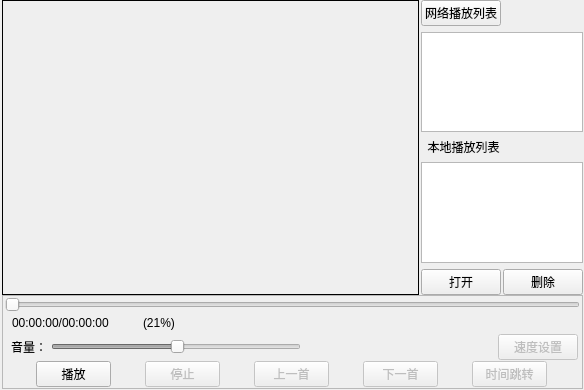
<?xml version="1.0" encoding="UTF-8"?>
<ui version="4.0">
 <class>Widget</class>
 <widget class="QWidget" name="Widget">
  <property name="geometry">
   <rect>
    <x>0</x>
    <y>0</y>
    <width>584</width>
    <height>390</height>
   </rect>
  </property>
  <property name="minimumSize">
   <size>
    <width>500</width>
    <height>380</height>
   </size>
  </property>
  <property name="windowTitle">
   <string>暴风影音</string>
  </property>
  <property name="windowIcon">
   <iconset resource="resource.qrc">
    <normaloff>:/resource/title_icon.jpg</normaloff>:/resource/title_icon.jpg</iconset>
  </property>
  <layout class="QVBoxLayout" name="verticalLayout_2">
   <property name="spacing">
    <number>0</number>
   </property>
   <property name="leftMargin">
    <number>2</number>
   </property>
   <property name="topMargin">
    <number>0</number>
   </property>
   <property name="rightMargin">
    <number>1</number>
   </property>
   <property name="bottomMargin">
    <number>1</number>
   </property>
   <item>
    <layout class="QGridLayout" name="gridLayout" rowstretch="0,0,0,0,0" rowminimumheight="0,0,0,0,0">
     <property name="horizontalSpacing">
      <number>2</number>
     </property>
     <property name="verticalSpacing">
      <number>6</number>
     </property>
     <item row="0" column="1">
      <widget class="QPushButton" name="btn_networkPlay">
       <property name="text">
        <string>网络播放列表</string>
       </property>
      </widget>
     </item>
     <item row="1" column="1" colspan="2">
      <widget class="QListWidget" name="playlist_net">
       <property name="sizePolicy">
        <sizepolicy hsizetype="Expanding" vsizetype="Expanding">
         <horstretch>0</horstretch>
         <verstretch>0</verstretch>
        </sizepolicy>
       </property>
       <property name="maximumSize">
        <size>
         <width>16777215</width>
         <height>16777215</height>
        </size>
       </property>
      </widget>
     </item>
     <item row="2" column="1" colspan="2">
      <widget class="QLabel" name="label_local">
       <property name="sizePolicy">
        <sizepolicy hsizetype="Preferred" vsizetype="Fixed">
         <horstretch>0</horstretch>
         <verstretch>0</verstretch>
        </sizepolicy>
       </property>
       <property name="text">
        <string>  本地播放列表</string>
       </property>
      </widget>
     </item>
     <item row="3" column="1" colspan="2">
      <widget class="QListWidget" name="playlist">
       <property name="sizePolicy">
        <sizepolicy hsizetype="Expanding" vsizetype="Expanding">
         <horstretch>0</horstretch>
         <verstretch>0</verstretch>
        </sizepolicy>
       </property>
       <property name="maximumSize">
        <size>
         <width>16777215</width>
         <height>16777215</height>
        </size>
       </property>
       <property name="viewMode">
        <enum>QListView::ListMode</enum>
       </property>
      </widget>
     </item>
     <item row="4" column="1">
      <widget class="QPushButton" name="btn_add">
       <property name="sizePolicy">
        <sizepolicy hsizetype="Fixed" vsizetype="Fixed">
         <horstretch>0</horstretch>
         <verstretch>0</verstretch>
        </sizepolicy>
       </property>
       <property name="text">
        <string>打开</string>
       </property>
      </widget>
     </item>
     <item row="4" column="2">
      <widget class="QPushButton" name="btn_del">
       <property name="sizePolicy">
        <sizepolicy hsizetype="Fixed" vsizetype="Fixed">
         <horstretch>0</horstretch>
         <verstretch>0</verstretch>
        </sizepolicy>
       </property>
       <property name="text">
        <string>删除</string>
       </property>
      </widget>
     </item>
     <item row="0" column="0" rowspan="5">
      <widget class="QLabel" name="label_PlayArea">
       <property name="sizePolicy">
        <sizepolicy hsizetype="Expanding" vsizetype="Expanding">
         <horstretch>0</horstretch>
         <verstretch>0</verstretch>
        </sizepolicy>
       </property>
       <property name="minimumSize">
        <size>
         <width>157</width>
         <height>0</height>
        </size>
       </property>
       <property name="maximumSize">
        <size>
         <width>16777215</width>
         <height>16777215</height>
        </size>
       </property>
       <property name="frameShape">
        <enum>QFrame::Box</enum>
       </property>
       <property name="text">
        <string/>
       </property>
       <property name="pixmap">
        <pixmap resource="resource.qrc">:/resource/apple_logo.bmp</pixmap>
       </property>
       <property name="scaledContents">
        <bool>true</bool>
       </property>
      </widget>
     </item>
    </layout>
   </item>
   <item>
    <widget class="QFrame" name="frame">
     <property name="sizePolicy">
      <sizepolicy hsizetype="Expanding" vsizetype="Fixed">
       <horstretch>0</horstretch>
       <verstretch>0</verstretch>
      </sizepolicy>
     </property>
     <property name="layoutDirection">
      <enum>Qt::LeftToRight</enum>
     </property>
     <property name="autoFillBackground">
      <bool>false</bool>
     </property>
     <property name="frameShape">
      <enum>QFrame::StyledPanel</enum>
     </property>
     <property name="frameShadow">
      <enum>QFrame::Raised</enum>
     </property>
     <property name="lineWidth">
      <number>1</number>
     </property>
     <layout class="QVBoxLayout" name="verticalLayout">
      <property name="spacing">
       <number>1</number>
      </property>
      <property name="leftMargin">
       <number>2</number>
      </property>
      <property name="topMargin">
       <number>1</number>
      </property>
      <property name="rightMargin">
       <number>2</number>
      </property>
      <property name="bottomMargin">
       <number>1</number>
      </property>
      <item>
       <widget class="QSlider" name="processSlider">
        <property name="enabled">
         <bool>false</bool>
        </property>
        <property name="sizePolicy">
         <sizepolicy hsizetype="Expanding" vsizetype="Fixed">
          <horstretch>0</horstretch>
          <verstretch>0</verstretch>
         </sizepolicy>
        </property>
        <property name="orientation">
         <enum>Qt::Horizontal</enum>
        </property>
       </widget>
      </item>
      <item>
       <layout class="QHBoxLayout" name="horizontalLayout_label">
        <property name="leftMargin">
         <number>7</number>
        </property>
        <property name="rightMargin">
         <number>9</number>
        </property>
        <item>
         <widget class="QLabel" name="label_time">
          <property name="sizePolicy">
           <sizepolicy hsizetype="Expanding" vsizetype="Fixed">
            <horstretch>0</horstretch>
            <verstretch>0</verstretch>
           </sizepolicy>
          </property>
          <property name="maximumSize">
           <size>
            <width>130</width>
            <height>16777215</height>
           </size>
          </property>
          <property name="frameShape">
           <enum>QFrame::NoFrame</enum>
          </property>
          <property name="text">
           <string>00:00:00/00:00:00</string>
          </property>
          <property name="buddy">
           <cstring>e</cstring>
          </property>
         </widget>
        </item>
        <item>
         <widget class="QLabel" name="label_percent">
          <property name="sizePolicy">
           <sizepolicy hsizetype="Expanding" vsizetype="Preferred">
            <horstretch>0</horstretch>
            <verstretch>0</verstretch>
           </sizepolicy>
          </property>
          <property name="maximumSize">
           <size>
            <width>52</width>
            <height>16777215</height>
           </size>
          </property>
          <property name="frameShape">
           <enum>QFrame::NoFrame</enum>
          </property>
          <property name="text">
           <string>(21%)</string>
          </property>
         </widget>
        </item>
        <item>
         <spacer name="horizontalSpacer_label">
          <property name="orientation">
           <enum>Qt::Horizontal</enum>
          </property>
          <property name="sizeHint" stdset="0">
           <size>
            <width>158</width>
            <height>20</height>
           </size>
          </property>
         </spacer>
        </item>
        <item>
         <widget class="QLabel" name="label_out">
          <property name="sizePolicy">
           <sizepolicy hsizetype="Expanding" vsizetype="Preferred">
            <horstretch>0</horstretch>
            <verstretch>0</verstretch>
           </sizepolicy>
          </property>
          <property name="frameShape">
           <enum>QFrame::NoFrame</enum>
          </property>
          <property name="text">
           <string/>
          </property>
          <property name="alignment">
           <set>Qt::AlignRight|Qt::AlignTrailing|Qt::AlignVCenter</set>
          </property>
          <property name="indent">
           <number>-1</number>
          </property>
         </widget>
        </item>
       </layout>
      </item>
      <item>
       <layout class="QHBoxLayout" name="horizontalLayout_spider" stretch="1,5,3,2">
        <property name="spacing">
         <number>4</number>
        </property>
        <property name="leftMargin">
         <number>6</number>
        </property>
        <property name="rightMargin">
         <number>2</number>
        </property>
        <item>
         <widget class="QLabel" name="label_voice">
          <property name="sizePolicy">
           <sizepolicy hsizetype="Fixed" vsizetype="Fixed">
            <horstretch>0</horstretch>
            <verstretch>0</verstretch>
           </sizepolicy>
          </property>
          <property name="frameShape">
           <enum>QFrame::NoFrame</enum>
          </property>
          <property name="text">
           <string>音量：</string>
          </property>
         </widget>
        </item>
        <item>
         <widget class="QSlider" name="volumeSlider">
          <property name="enabled">
           <bool>false</bool>
          </property>
          <property name="sizePolicy">
           <sizepolicy hsizetype="Expanding" vsizetype="Fixed">
            <horstretch>0</horstretch>
            <verstretch>0</verstretch>
           </sizepolicy>
          </property>
          <property name="minimumSize">
           <size>
            <width>50</width>
            <height>10</height>
           </size>
          </property>
          <property name="maximumSize">
           <size>
            <width>250</width>
            <height>16777215</height>
           </size>
          </property>
          <property name="value">
           <number>50</number>
          </property>
          <property name="orientation">
           <enum>Qt::Horizontal</enum>
          </property>
          <property name="invertedAppearance">
           <bool>false</bool>
          </property>
         </widget>
        </item>
        <item>
         <spacer name="horizontalSpacer_btn">
          <property name="orientation">
           <enum>Qt::Horizontal</enum>
          </property>
          <property name="sizeHint" stdset="0">
           <size>
            <width>20</width>
            <height>20</height>
           </size>
          </property>
         </spacer>
        </item>
        <item>
         <widget class="QPushButton" name="btn_setSpeed">
          <property name="enabled">
           <bool>false</bool>
          </property>
          <property name="sizePolicy">
           <sizepolicy hsizetype="Fixed" vsizetype="Fixed">
            <horstretch>0</horstretch>
            <verstretch>0</verstretch>
           </sizepolicy>
          </property>
          <property name="text">
           <string>速度设置</string>
          </property>
         </widget>
        </item>
       </layout>
      </item>
      <item>
       <layout class="QHBoxLayout" name="hBoxLayout_btn" stretch="0,0,0,0,0">
        <property name="spacing">
         <number>3</number>
        </property>
        <property name="sizeConstraint">
         <enum>QLayout::SetFixedSize</enum>
        </property>
        <item>
         <widget class="QPushButton" name="btn_play">
          <property name="enabled">
           <bool>true</bool>
          </property>
          <property name="sizePolicy">
           <sizepolicy hsizetype="Preferred" vsizetype="Fixed">
            <horstretch>0</horstretch>
            <verstretch>0</verstretch>
           </sizepolicy>
          </property>
          <property name="maximumSize">
           <size>
            <width>75</width>
            <height>16777215</height>
           </size>
          </property>
          <property name="text">
           <string>播放</string>
          </property>
         </widget>
        </item>
        <item>
         <widget class="QPushButton" name="btn_stop">
          <property name="enabled">
           <bool>false</bool>
          </property>
          <property name="sizePolicy">
           <sizepolicy hsizetype="Preferred" vsizetype="Fixed">
            <horstretch>0</horstretch>
            <verstretch>0</verstretch>
           </sizepolicy>
          </property>
          <property name="maximumSize">
           <size>
            <width>75</width>
            <height>16777215</height>
           </size>
          </property>
          <property name="text">
           <string>停止</string>
          </property>
         </widget>
        </item>
        <item>
         <widget class="QPushButton" name="btn_prev">
          <property name="enabled">
           <bool>false</bool>
          </property>
          <property name="sizePolicy">
           <sizepolicy hsizetype="Preferred" vsizetype="Fixed">
            <horstretch>0</horstretch>
            <verstretch>0</verstretch>
           </sizepolicy>
          </property>
          <property name="maximumSize">
           <size>
            <width>75</width>
            <height>16777215</height>
           </size>
          </property>
          <property name="text">
           <string>上一首</string>
          </property>
         </widget>
        </item>
        <item>
         <widget class="QPushButton" name="btn_next">
          <property name="enabled">
           <bool>false</bool>
          </property>
          <property name="sizePolicy">
           <sizepolicy hsizetype="Preferred" vsizetype="Fixed">
            <horstretch>0</horstretch>
            <verstretch>0</verstretch>
           </sizepolicy>
          </property>
          <property name="maximumSize">
           <size>
            <width>75</width>
            <height>16777215</height>
           </size>
          </property>
          <property name="text">
           <string>下一首</string>
          </property>
         </widget>
        </item>
        <item>
         <widget class="QPushButton" name="btn_setTime">
          <property name="enabled">
           <bool>false</bool>
          </property>
          <property name="sizePolicy">
           <sizepolicy hsizetype="Preferred" vsizetype="Fixed">
            <horstretch>0</horstretch>
            <verstretch>0</verstretch>
           </sizepolicy>
          </property>
          <property name="minimumSize">
           <size>
            <width>54</width>
            <height>0</height>
           </size>
          </property>
          <property name="maximumSize">
           <size>
            <width>75</width>
            <height>100</height>
           </size>
          </property>
          <property name="text">
           <string>时间跳转</string>
          </property>
         </widget>
        </item>
       </layout>
      </item>
     </layout>
    </widget>
   </item>
  </layout>
 </widget>
 <resources>
  <include location="resource.qrc"/>
 </resources>
 <connections/>
</ui>
